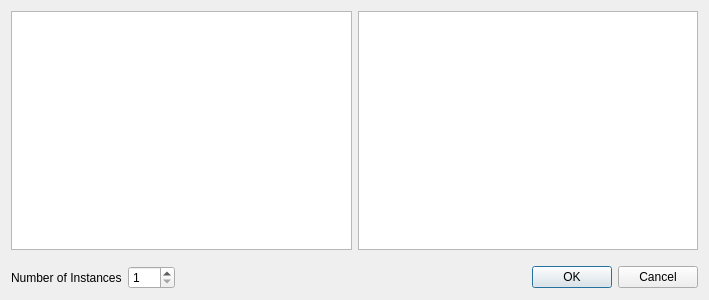
<?xml version="1.0" encoding="UTF-8"?>
<ui version="4.0">
 <class>InstanceGroupDialog</class>
 <widget class="QDialog" name="InstanceGroupDialog">
  <property name="geometry">
   <rect>
    <x>0</x>
    <y>0</y>
    <width>709</width>
    <height>300</height>
   </rect>
  </property>
  <property name="windowTitle">
   <string>Dialog</string>
  </property>
  <layout class="QVBoxLayout" name="verticalLayout">
   <item>
    <layout class="QHBoxLayout" name="horizontalLayout">
     <property name="topMargin">
      <number>0</number>
     </property>
     <item>
      <widget class="QListView" name="GroupView"/>
     </item>
     <item>
      <widget class="QTreeView" name="TreeView"/>
     </item>
    </layout>
   </item>
   <item>
    <layout class="QHBoxLayout" name="horizontalLayout_2">
     <property name="topMargin">
      <number>10</number>
     </property>
     <item>
      <widget class="QLabel" name="label">
       <property name="text">
        <string>Number of Instances</string>
       </property>
      </widget>
     </item>
     <item>
      <widget class="QSpinBox" name="instances">
       <property name="minimum">
        <number>1</number>
       </property>
       <property name="maximum">
        <number>999</number>
       </property>
       <property name="displayIntegerBase">
        <number>10</number>
       </property>
      </widget>
     </item>
     <item>
      <widget class="QDialogButtonBox" name="buttonBox">
       <property name="orientation">
        <enum>Qt::Horizontal</enum>
       </property>
       <property name="standardButtons">
        <set>QDialogButtonBox::Cancel|QDialogButtonBox::Ok</set>
       </property>
      </widget>
     </item>
    </layout>
   </item>
  </layout>
 </widget>
 <resources/>
 <connections>
  <connection>
   <sender>buttonBox</sender>
   <signal>accepted()</signal>
   <receiver>InstanceGroupDialog</receiver>
   <slot>accept()</slot>
   <hints>
    <hint type="sourcelabel">
     <x>248</x>
     <y>254</y>
    </hint>
    <hint type="destinationlabel">
     <x>157</x>
     <y>274</y>
    </hint>
   </hints>
  </connection>
  <connection>
   <sender>buttonBox</sender>
   <signal>rejected()</signal>
   <receiver>InstanceGroupDialog</receiver>
   <slot>reject()</slot>
   <hints>
    <hint type="sourcelabel">
     <x>316</x>
     <y>260</y>
    </hint>
    <hint type="destinationlabel">
     <x>286</x>
     <y>274</y>
    </hint>
   </hints>
  </connection>
 </connections>
</ui>
